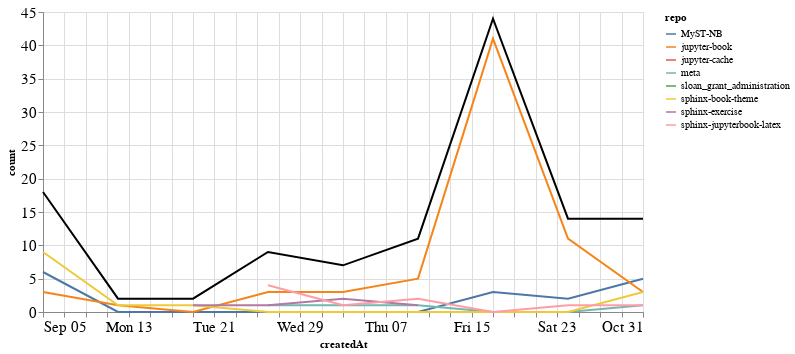

This figure's notebook cell:
### Markdown cell above
### Comments

### Code cell
comments_time = comments.groupby('repo').resample('W', on='createdAt').count()['author'].reset_index()
comments_time = comments_time.rename(columns={'author': 'count'})
comments_time_total = comments_time.groupby('createdAt').agg({"count": "sum"}).reset_index()
ch1 = alt.Chart(comments_time, width=600).mark_line().encode(
    x='createdAt',
    y='count',
    color='repo',
    tooltip="repo"
)

ch2 = alt.Chart(comments_time_total, width=600).mark_line(color="black").encode(
    x='createdAt',
    y='count',
)

ch1 + ch2

### Figure 1 — Vega-Lite specification as saved in the notebook (floating-point values rounded to 4 significant figures)
{"config": {"axisLeft": {"labelFontSize": 15}, "axisBottom": {"labelFontSize": 15}}, "layer": [{"data": {"name": "data-bb65cd7cb88db37e3b58fe080980ece4"}, "mark": "line", "encoding": {"color": {"type": "nominal", "field": "repo"}, "tooltip": {"type": "nominal", "field": "repo"}, "x": {"type": "temporal", "field": "createdAt"}, "y": {"type": "quantitative", "field": "count"}}, "width": 600}, {"data": {"name": "data-f03db16d1fe6100ee83016db0ce69a02"}, "mark": {"type": "line", "color": "black"}, "encoding": {"x": {"type": "temporal", "field": "createdAt"}, "y": {"type": "quantitative", "field": "count"}}, "width": 600}], "$schema": "https://vega.github.io/schema/vega-lite/v4.8.1.json", "datasets": {"data-bb65cd7cb88db37e3b58fe080980ece4": [{"repo": "MyST-NB", "createdAt": "2021-09-05T00:00:00", "count": 6}, {"repo": "MyST-NB", "createdAt": "2021-09-12T00:00:00", "count": 0}, {"repo": "MyST-NB", "createdAt": "2021-09-19T00:00:00", "count": 0}, {"repo": "MyST-NB", "createdAt": "2021-09-26T00:00:00", "count": 0}, {"repo": "MyST-NB", "createdAt": "2021-10-03T00:00:00", "count": 0}, {"repo": "MyST-NB", "createdAt": "2021-10-10T00:00:00", "count": 0}, {"repo": "MyST-NB", "createdAt": "2021-10-17T00:00:00", "count": 3}, {"repo": "MyST-NB", "createdAt": "2021-10-24T00:00:00", "count": 2}, {"repo": "MyST-NB", "createdAt": "2021-10-31T00:00:00", "count": 5}, {"repo": "jupyter-book", "createdAt": "2021-09-05T00:00:00", "count": 3}, {"repo": "jupyter-book", "createdAt": "2021-09-12T00:00:00", "count": 1}, {"repo": "jupyter-book", "createdAt": "2021-09-19T00:00:00", "count": 0}, {"repo": "jupyter-book", "createdAt": "2021-09-26T00:00:00", "count": 3}, {"repo": "jupyter-book", "createdAt": "2021-10-03T00:00:00", "count": 3}, {"repo": "jupyter-book", "createdAt": "2021-10-10T00:00:00", "count": 5}, {"repo": "jupyter-book", "createdAt": "2021-10-17T00:00:00", "count": 41}, {"repo": "jupyter-book", "createdAt": "2021-10-24T00:00:00", "count": 11}, {"repo": "jupyter-book", "createdAt": "2021-10-31T00:00:00", "count": 3}, {"repo": "jupyter-cache", "createdAt": "2021-10-31T00:00:00", "count": 1}, {"repo": "meta", "createdAt": "2021-09-26T00:00:00", "count": 1}, {"repo": "meta", "createdAt": "2021-10-03T00:00:00", "count": 1}, {"repo": "meta", "createdAt": "2021-10-10T00:00:00", "count": 1}, {"repo": "meta", "createdAt": "2021-10-17T00:00:00", "count": 0}, {"repo": "meta", "createdAt": "2021-10-24T00:00:00", "count": 0}, {"repo": "meta", "createdAt": "2021-10-31T00:00:00", "count": 1}, {"repo": "sloan_grant_administration", "createdAt": "2021-10-10T00:00:00", "count": 2}, {"repo": "sphinx-book-theme", "createdAt": "2021-09-05T00:00:00", "count": 9}, {"repo": "sphinx-book-theme", "createdAt": "2021-09-12T00:00:00", "count": 1}, {"repo": "sphinx-book-theme", "createdAt": "2021-09-19T00:00:00", "count": 1}, {"repo": "sphinx-book-theme", "createdAt": "2021-09-26T00:00:00", "count": 0}, {"repo": "sphinx-book-theme", "createdAt": "2021-10-03T00:00:00", "count": 0}, {"repo": "sphinx-book-theme", "createdAt": "2021-10-10T00:00:00", "count": 0}, {"repo": "sphinx-book-theme", "createdAt": "2021-10-17T00:00:00", "count": 0}, {"repo": "sphinx-book-theme", "createdAt": "2021-10-24T00:00:00", "count": 0}, {"repo": "sphinx-book-theme", "createdAt": "2021-10-31T00:00:00", "count": 3}, {"repo": "sphinx-exercise", "createdAt": "2021-09-19T00:00:00", "count": 1}, {"repo": "sphinx-exercise", "createdAt": "2021-09-26T00:00:00", "count": 1}, {"repo": "sphinx-exercise", "createdAt": "2021-10-03T00:00:00", "count": 2}, {"repo": "sphinx-exercise", "createdAt": "2021-10-10T00:00:00", "count": 1}, {"repo": "sphinx-jupyterbook-latex", "createdAt": "2021-09-26T00:00:00", "count": 4}, {"repo": "sphinx-jupyterbook-latex", "createdAt": "2021-10-03T00:00:00", "count": 1}, {"repo": "sphinx-jupyterbook-latex", "createdAt": "2021-10-10T00:00:00", "count": 2}, {"repo": "sphinx-jupyterbook-latex", "createdAt": "2021-10-17T00:00:00", "count": 0}, {"repo": "sphinx-jupyterbook-latex", "createdAt": "2021-10-24T00:00:00", "count": 1}, {"repo": "sphinx-jupyterbook-latex", "createdAt": "2021-10-31T00:00:00", "count": 1}], "data-f03db16d1fe6100ee83016db0ce69a02": [{"createdAt": "2021-09-05T00:00:00", "count": 18}, {"createdAt": "2021-09-12T00:00:00", "count": 2}, {"createdAt": "2021-09-19T00:00:00", "count": 2}, {"createdAt": "2021-09-26T00:00:00", "count": 9}, {"createdAt": "2021-10-03T00:00:00", "count": 7}, {"createdAt": "2021-10-10T00:00:00", "count": 11}, {"createdAt": "2021-10-17T00:00:00", "count": 44}, {"createdAt": "2021-10-24T00:00:00", "count": 14}, {"createdAt": "2021-10-31T00:00:00", "count": 14}]}}
